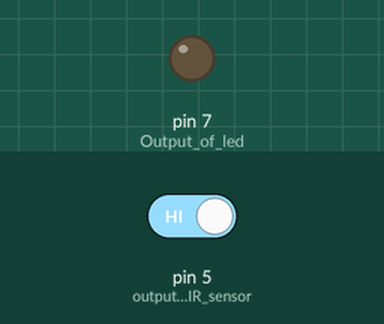
This sketch was run on a simulated Arduino Uno, built with avr-gcc and run on an emulated ATmega328P. Parts: output pins drawn as LEDs (lit = HIGH). The inputs (shaded band) are chosen by the test bench; at power-on: pin 5 (output_of_IR_sensor) HIGH.

Above: at 1.2 s.
1.3 s: pin 5 (output_of_IR_sensor) driven LOW
At 2.4 s:
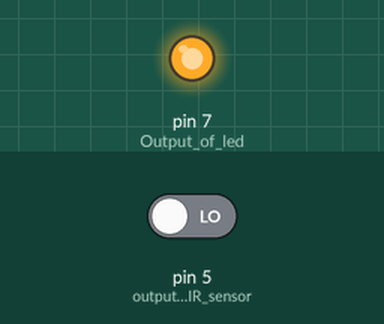
2.8 s: pin 5 (output_of_IR_sensor) driven HIGH
At 3.5 s:
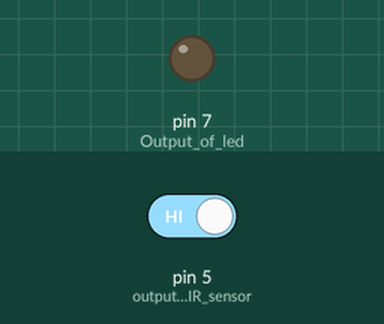
Timing chart, 0 to 5.8 s (numbered marks = the images above; inputs shaded):
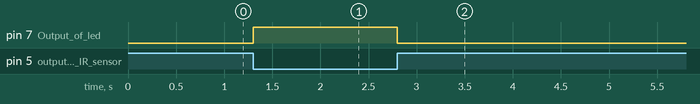

Measured:
- after the input at 1.3 s, pin 7 (Output_of_led): LOW → HIGH at once
- after the input at 2.8 s, pin 7 (Output_of_led): HIGH → LOW at once

The sketch:

obstecale_sensor.ino
```cpp
void setup() {
  pinMode(7, OUTPUT);// Output of led & buzar
  pinMode(5,INPUT);// output of IR sensor

}

void loop() {
  int val = digitalRead(5);// to read the burzer value
  if(val==0){
    digitalWrite(7,1);// to turn on the led
  }
  else{
    digitalWrite(7,0);// to turn of the led
  }
}
```
